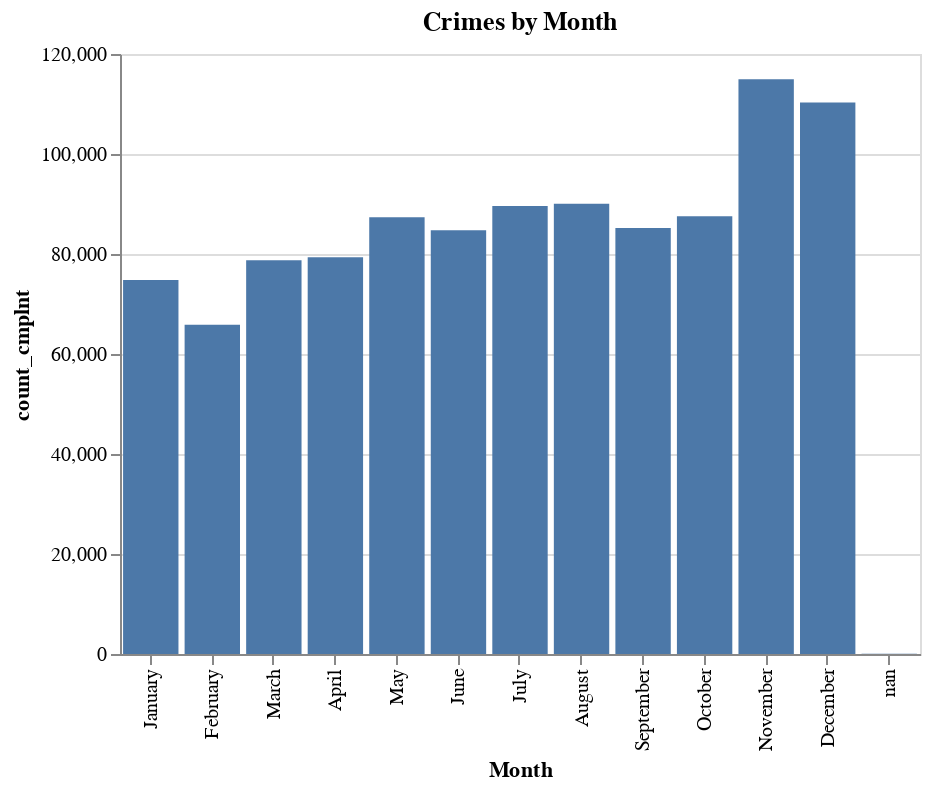

The cell this chart's notebook holds for it:
### Code cell
mySort = ["January","February","March","April","May","June","July","August","September","October","November","December"]

alt.Chart(df_mo).mark_bar().encode(
  x = alt.Y('Month:N', sort=mySort),
  y='count_cmplnt:Q',
  tooltip = ['Month', 'count_cmplnt']
).properties(width = 400, height = 300, title="Crimes by Month")

### Figure 1 — Vega-Lite specification as saved in the notebook (floating-point values rounded to 4 significant figures)
{"config": {"view": {"continuousWidth": 400, "continuousHeight": 300}}, "data": {"name": "data-f080bdb1fe5d7a0107d6b7923dbd23a7"}, "mark": "bar", "encoding": {"tooltip": [{"type": "nominal", "field": "Month"}, {"type": "quantitative", "field": "count_cmplnt"}], "x": {"type": "nominal", "field": "Month", "sort": ["January", "February", "March", "April", "May", "June", "July", "August", "September", "October", "November", "December"]}, "y": {"type": "quantitative", "field": "count_cmplnt"}}, "height": 300, "title": "Crimes by Month", "width": 400, "$schema": "https://vega.github.io/schema/vega-lite/v4.8.1.json", "datasets": {"data-f080bdb1fe5d7a0107d6b7923dbd23a7": [{"Month": "April", "count_cmplnt": 79373}, {"Month": "August", "count_cmplnt": 90052}, {"Month": "December", "count_cmplnt": 110305}, {"Month": "February", "count_cmplnt": 65837}, {"Month": "January", "count_cmplnt": 74778}, {"Month": "July", "count_cmplnt": 89611}, {"Month": "June", "count_cmplnt": 84739}, {"Month": "March", "count_cmplnt": 78740}, {"Month": "May", "count_cmplnt": 87352}, {"Month": "November", "count_cmplnt": 114936}, {"Month": "October", "count_cmplnt": 87570}, {"Month": "September", "count_cmplnt": 85217}, {"Month": "nan", "count_cmplnt": 65}]}}
